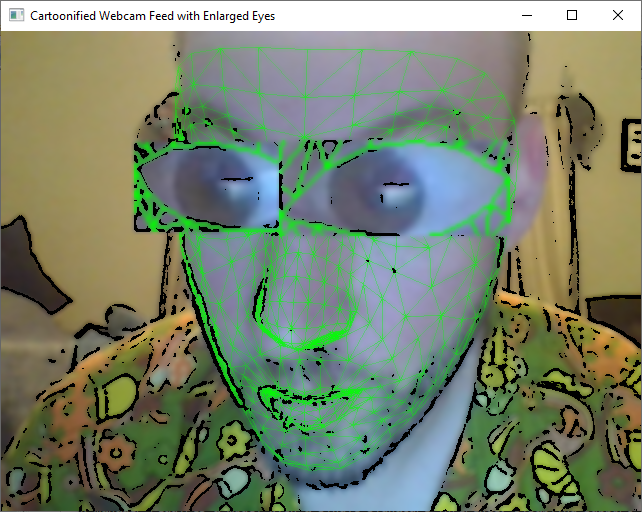
#> input picture bigEyes.png, 642 x 512 px, given in place of the camera
$ python cartoonify.py
#> lines starting #> are read from the running program, lines starting #| are printed output that depends on the picture; after the words box and inside, x2 and y2 are one past the last pixel; in counts of white or black regions, pixels touching at a corner belong together
#> in main, frame is the input picture: shape (512, 642, 3); mean B, G, R 109.1, 131.4, 120.1
import cv2
import numpy as np

def cartoonify_image(img):
    # Convert to grayscale
    gray = cv2.cvtColor(img, cv2.COLOR_BGR2GRAY)
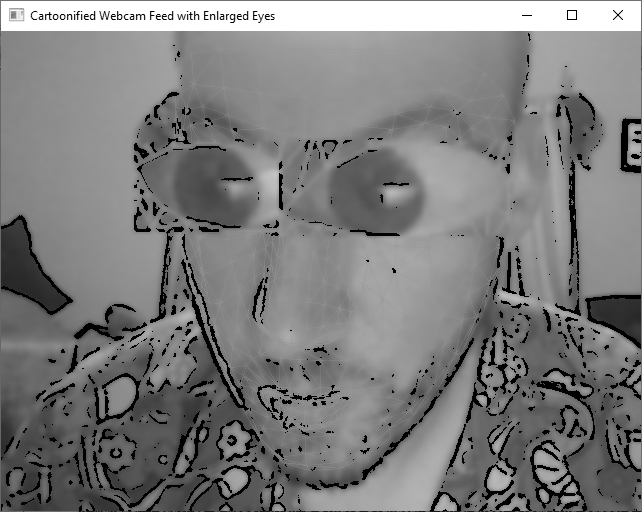
#> gray: shape (512, 642); min 0, max 255, mean 125.5

    # Apply median blur to reduce noise
    gray_blur = cv2.medianBlur(gray, 5)
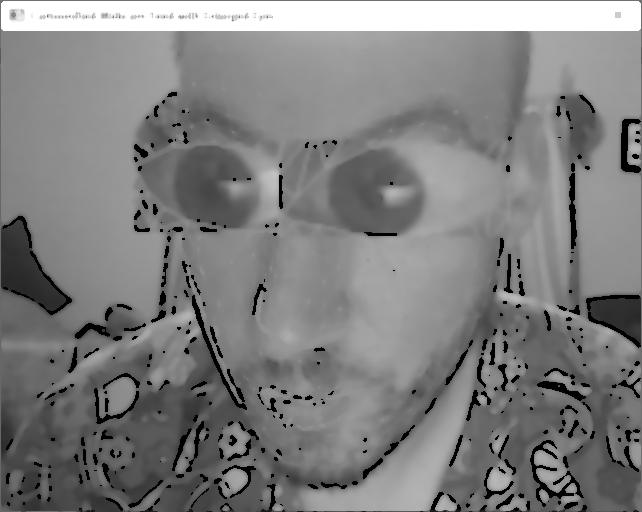
#> gray_blur: shape (512, 642); min 0, max 255, mean 127.8

    # Detect edges using adaptive thresholding
    edges = cv2.adaptiveThreshold(
        gray_blur,
        255,
        cv2.ADAPTIVE_THRESH_MEAN_C,
        cv2.THRESH_BINARY,
        blockSize=9,
        C=9
    )
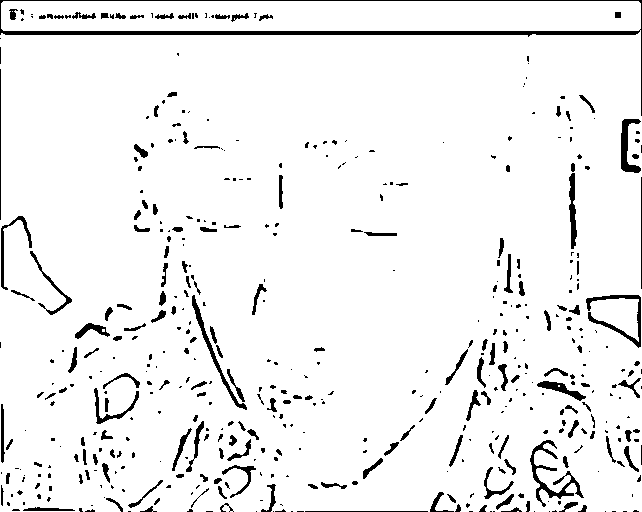
#> edges: shape (512, 642); 94% white; 478 black regions (295 under 20 px), largest, box (x1, y1, x2, y2) and area: (0, 0, 642, 116) 3344, (530, 440, 584, 507) 763, (586, 295, 641, 348) 609

    # Apply bilateral filter to smooth the image while keeping edges sharp
    color = cv2.bilateralFilter(img, d=9, sigmaColor=300, sigmaSpace=300)
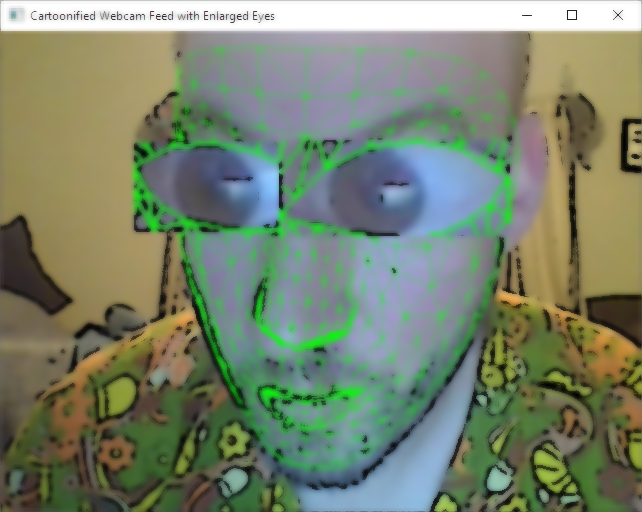
#> color: shape (512, 642, 3); mean B, G, R 109.7, 132.2, 120.9

    # Combine edges and color
    cartoon = cv2.bitwise_and(color, color, mask=edges)
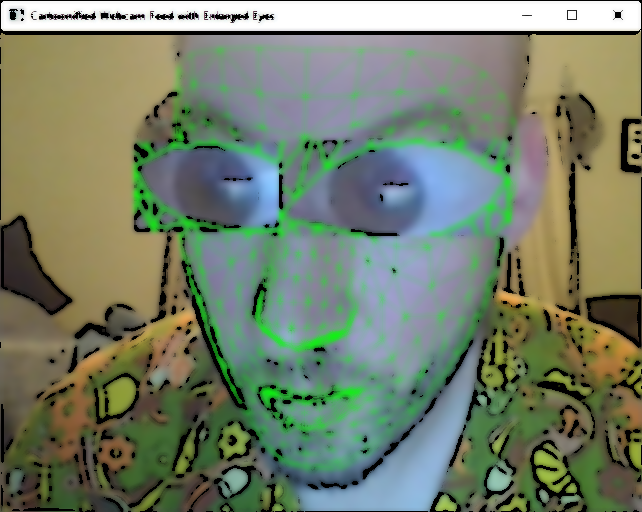
#> cartoon: shape (512, 642, 3); mean B, G, R 106.2, 127.7, 116.7

    return cartoon

def main():
    # Initialize webcam capture (0 is the default webcam)
    cap = cv2.VideoCapture(0)

    if not cap.isOpened():
        print("Error: Could not open webcam.")
        return

    # Optional: Set webcam resolution
    cap.set(cv2.CAP_PROP_FRAME_WIDTH, 640)
    cap.set(cv2.CAP_PROP_FRAME_HEIGHT, 480)

    print("Press 'q' to exit the program.")

    while True:
        # Capture frame-by-frame
        ret, frame = cap.read()

        if not ret:
            print("Failed to grab frame.")
            break

        # Apply cartoon effect
        cartoon_frame = cartoonify_image(frame)

        # Display the resulting frame
        cv2.imshow('Cartoonified Webcam Feed', cartoon_frame)

        # Exit condition - press 'q' to quit
        if cv2.waitKey(1) & 0xFF == ord('q'):
#> (key q is pressed here)
            break

    # When everything is done, release the capture and close windows
    cap.release()
    cv2.destroyAllWindows()

if __name__ == "__main__":
    main()
